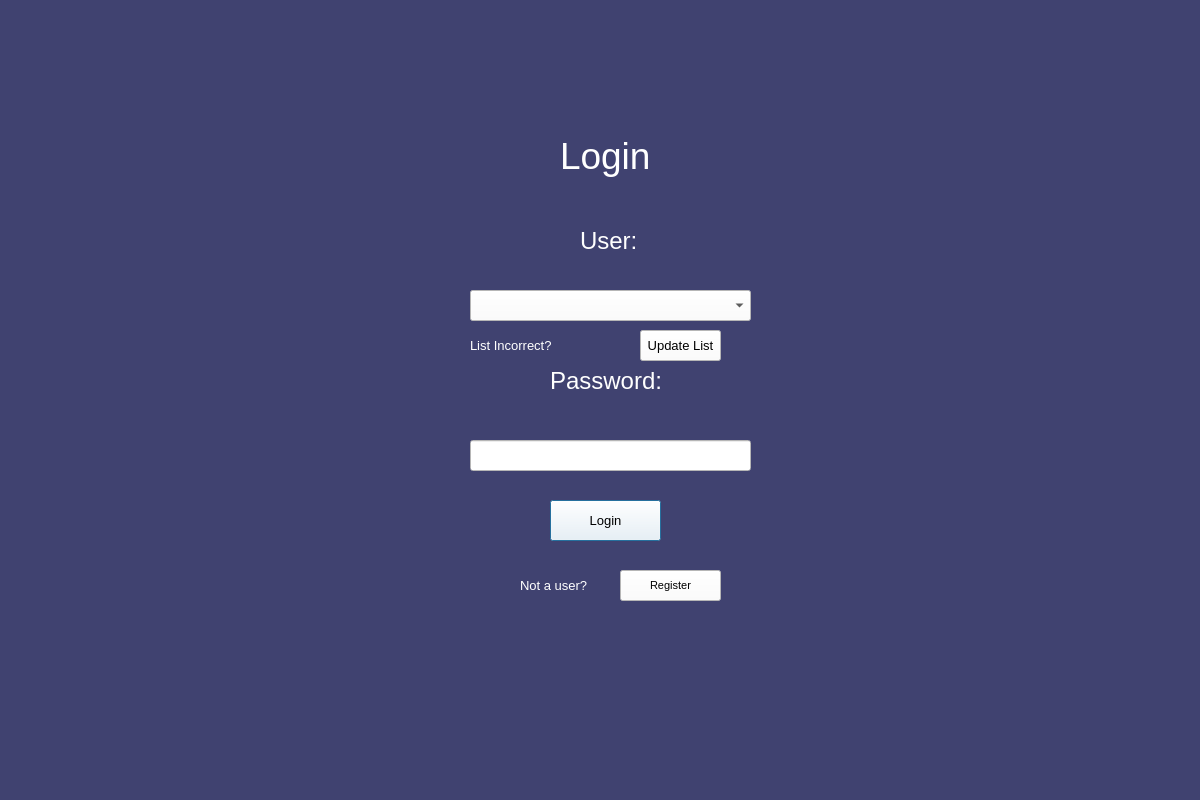
<?xml version="1.0" encoding="UTF-8"?>
<ui version="4.0">
 <class>Dialog</class>
 <widget class="QDialog" name="Dialog">
  <property name="geometry">
   <rect>
    <x>0</x>
    <y>0</y>
    <width>1200</width>
    <height>800</height>
   </rect>
  </property>
  <property name="windowTitle">
   <string>Dialog</string>
  </property>
  <property name="toolTipDuration">
   <number>-2</number>
  </property>
  <property name="styleSheet">
   <string notr="true">background-color: rgb(64, 66, 112);</string>
  </property>
  <widget class="QLabel" name="login_label">
   <property name="geometry">
    <rect>
     <x>560</x>
     <y>110</y>
     <width>91</width>
     <height>91</height>
    </rect>
   </property>
   <property name="layoutDirection">
    <enum>Qt::LeftToRight</enum>
   </property>
   <property name="styleSheet">
    <string notr="true">color:rgb(255, 255, 255);
font-size: 28pt;</string>
   </property>
   <property name="text">
    <string>Login</string>
   </property>
  </widget>
  <widget class="QLabel" name="luser_label">
   <property name="geometry">
    <rect>
     <x>580</x>
     <y>220</y>
     <width>61</width>
     <height>41</height>
    </rect>
   </property>
   <property name="styleSheet">
    <string notr="true">font-size: 18pt;
color:rgb(255, 255, 255)</string>
   </property>
   <property name="text">
    <string>User:</string>
   </property>
  </widget>
  <widget class="QLabel" name="password_label">
   <property name="geometry">
    <rect>
     <x>550</x>
     <y>360</y>
     <width>111</width>
     <height>41</height>
    </rect>
   </property>
   <property name="styleSheet">
    <string notr="true">font-size: 18pt;
color:rgb(255, 255, 255)</string>
   </property>
   <property name="text">
    <string>Password:</string>
   </property>
  </widget>
  <widget class="QLineEdit" name="user_password">
   <property name="geometry">
    <rect>
     <x>470</x>
     <y>440</y>
     <width>281</width>
     <height>31</height>
    </rect>
   </property>
   <property name="styleSheet">
    <string notr="true">background-color: rgb(255, 255, 255);
gridline-color: rgb(57, 59, 100);
alternate-background-color: rgb(57, 59, 100);</string>
   </property>
  </widget>
  <widget class="QPushButton" name="loginbutton">
   <property name="geometry">
    <rect>
     <x>550</x>
     <y>500</y>
     <width>111</width>
     <height>41</height>
    </rect>
   </property>
   <property name="styleSheet">
    <string notr="true">font-size: 10pt;
background-color: rgb(255, 255, 255);
color: rgb(0, 0, 0)</string>
   </property>
   <property name="text">
    <string>Login</string>
   </property>
  </widget>
  <widget class="QLabel" name="label">
   <property name="geometry">
    <rect>
     <x>520</x>
     <y>570</y>
     <width>81</width>
     <height>31</height>
    </rect>
   </property>
   <property name="styleSheet">
    <string notr="true">font-size: 10pt;
color: rgb(255, 255, 255);
color:rgb(255, 255, 255);</string>
   </property>
   <property name="text">
    <string>Not a user?</string>
   </property>
  </widget>
  <widget class="QPushButton" name="toreg_button">
   <property name="geometry">
    <rect>
     <x>620</x>
     <y>570</y>
     <width>101</width>
     <height>31</height>
    </rect>
   </property>
   <property name="styleSheet">
    <string notr="true">font-size: 8pt;
background-color: rgb(255, 255, 255);
color: rgb(0, 0, 0)</string>
   </property>
   <property name="text">
    <string>Register</string>
   </property>
  </widget>
  <widget class="QComboBox" name="user_input">
   <property name="geometry">
    <rect>
     <x>470</x>
     <y>290</y>
     <width>281</width>
     <height>31</height>
    </rect>
   </property>
   <property name="styleSheet">
    <string notr="true">background-color: rgb(255, 255, 255);</string>
   </property>
  </widget>
  <widget class="QLabel" name="log_err_label">
   <property name="geometry">
    <rect>
     <x>480</x>
     <y>480</y>
     <width>281</width>
     <height>16</height>
    </rect>
   </property>
   <property name="styleSheet">
    <string notr="true">font-size: 10pt;
color: rgb(255, 255, 255);
color:rgb(255, 255, 255);</string>
   </property>
   <property name="text">
    <string/>
   </property>
  </widget>
  <widget class="QLabel" name="label_2">
   <property name="geometry">
    <rect>
     <x>470</x>
     <y>330</y>
     <width>161</width>
     <height>31</height>
    </rect>
   </property>
   <property name="styleSheet">
    <string notr="true">font-size: 10pt;
color: rgb(255, 255, 255);
color:rgb(255, 255, 255);</string>
   </property>
   <property name="text">
    <string>List Incorrect?</string>
   </property>
  </widget>
  <widget class="QPushButton" name="update_users">
   <property name="geometry">
    <rect>
     <x>640</x>
     <y>330</y>
     <width>81</width>
     <height>31</height>
    </rect>
   </property>
   <property name="styleSheet">
    <string notr="true">font-size: 10pt;
background-color: rgb(255, 255, 255);
color: rgb(0, 0, 0)</string>
   </property>
   <property name="text">
    <string>Update List</string>
   </property>
  </widget>
 </widget>
 <resources/>
 <connections/>
</ui>
